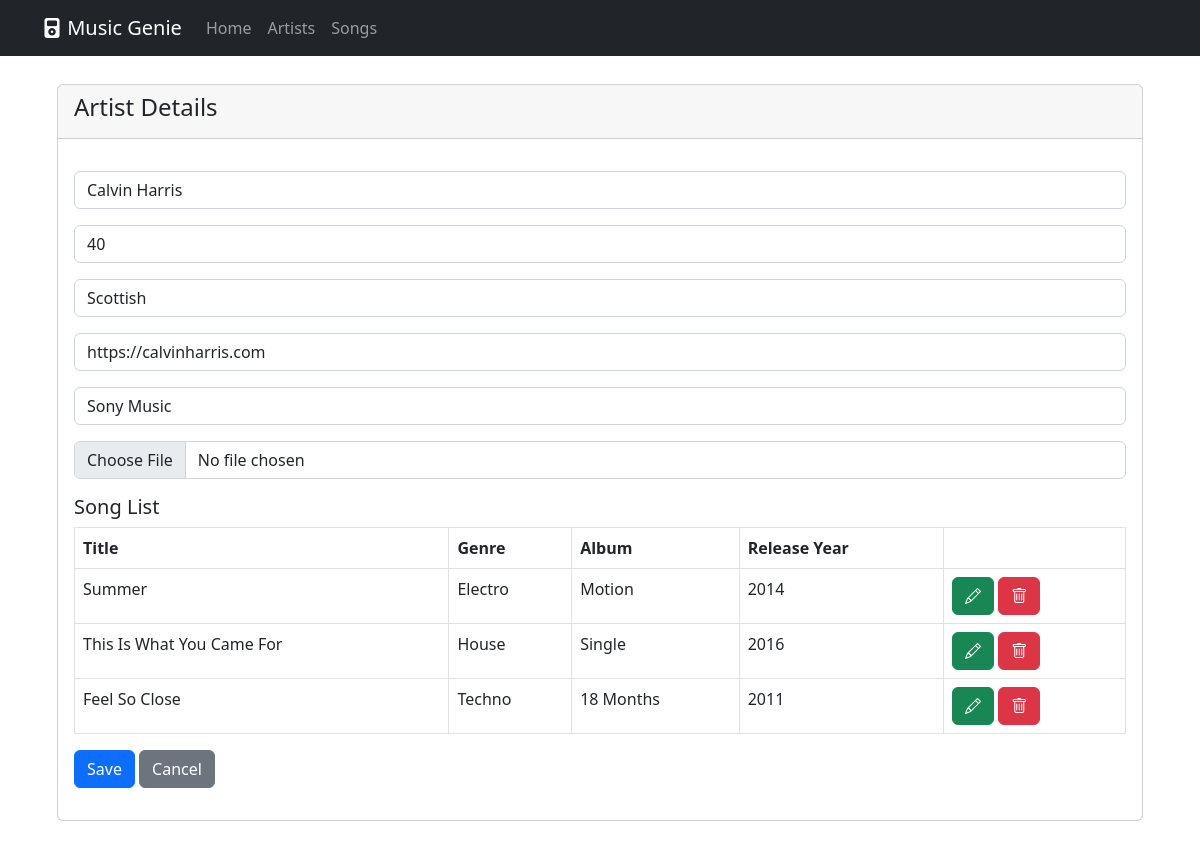
/artist-details/40/, run on the app's committed database.
### music_app/models.py (models this page shows, shortened)
class Artist(models.Model):
    id = models.AutoField(primary_key=True)
    name = models.CharField('', max_length=100, null=False)
    age = models.IntegerField('', null=True)
    nationality = models.CharField('', max_length=200)
    website = models.CharField('', max_length=100)
    label = models.CharField('', max_length=200)
    image = models.ImageField('', upload_to='images/', null=True)
    class Meta:
        verbose_name = 'Artist'
        verbose_name_plural = 'Artists'

class Song(models.Model):
    GENRE_CHOICES = [
        ('Afrobeats', 'Afrobeats'),
        ('Pop', 'Pop'),
        ('Jazz', 'Jazz'),
        ('Hip Hop', 'Hip Hop'),
        ('Gospel', 'Gospel'),
        ('R&B', 'R&B'),
        ('Classical', 'Classical'),
        ('Techno', 'Techno'),
        ('Rock', 'Rock'),
        ('Country', 'Country'),
        ('Indie Rock', 'Indie Rock'),
        ('Electro', 'Electro'),
        ('House', 'House'),
        ('Instrumental', 'Instrumental'),
        ('Soul', 'Soul'),
        ('Garage', 'Garage'),
    ]
    id = models.AutoField(primary_key=True)
    genre = models.CharField(max_length=60,choices = GENRE_CHOICES)
    title = models.CharField(max_length=100)
    release_year = models.IntegerField(null=True)
    album = models.CharField(max_length=80, null=True)
    artist = models.ForeignKey(Artist, on_delete=models.CASCADE)
    class Meta:
        verbose_name = "Song"
        verbose_name_plural = "Songs"

### music_app/views.py (the view)
# urls.py: path('artist-details/<int:pk>/', ArtistUpdateView.as_view(), name='artist_details'),
class ArtistUpdateView(UpdateView):
    model = Artist
    form_class = ArtistForm
    template_name = 'edit_artist.html'
    success_url = reverse_lazy('artists')
    def get_context_data(self, *args, **kwargs):
        context = super(ArtistUpdateView, self).get_context_data(*args, **kwargs)
        id  = self.kwargs['pk']
        songs = Song.objects.filter(artist_id=id)
        context['songs'] =  songs
        return context

### music_app/forms.py
class ArtistForm(ModelForm):
    class Meta:
        model = Artist
        fields = "__all__"
        widgets = {
            'name': TextInput(attrs={'required': True, 'class': "form-control", 'placeholder': 'Artist Name'}),
            'age': NumberInput(attrs={'class': "form-control", 'placeholder': 'Age'}),
            'nationality': TextInput(attrs={'class': "form-control", 'placeholder': 'Nationality'}),
            'website': TextInput(attrs={'required': False, 'class': "form-control", 'placeholder': 'Website'}),
            'label': TextInput(attrs={'class': "form-control", 'placeholder': 'Record Label'}),
            'image': FileInput(attrs={'class': "img-thumbnail"})
        }
    def __init__(self, *args, **kwargs):
        super().__init__(*args, **kwargs)
        self.helper = FormHelper()
        self.helper.form_tag = False
        self.helper.layout = Layout(
            'name',
            'age',
            'nationality',
            'website',
            'label',
            'image',
            HTML(
                """{% if form.instance.image %}<img class="img-thumbnail" src="{{ form.instance.image.url }}">{% endif %}""")
        )

### templates/edit_artist.html (shortened to what this page needs)
{% extends '_base.html' %}
{% load crispy_forms_tags %}
{% block content %}
<div class="card">
    <div class="card-header card-header-secondary">
        <h4 class="card-title">Artist Details</h4>
    </div>
    <div class="card-body">
        <p class="card-text">
        <form method="post" enctype="multipart/form-data" novalidate>
            {{ form | crispy }}
            {% if songs %}
            <p class="card-text">
                <h5 class="card-title">Song List</h5>
                <table class="table table-bordered striped table-hover">
                    <thead>
                        <tr>
                            <th scope="col">Title</th>
                            <th scope="col">Genre</th>
                            <th scope="col">Album</th>
                            <th scope="col">Release Year</th>
                            <th scope="col"></th>
                        </tr>
                    </thead>
                    <tbody>
                        {% for song in songs %}
                        <tr>
                            <td>{{song.title}}</td>
                            <td>{{song.genre}}</td>
                            <td>{{song.album}}</td>
                            <td>{{song.release_year}}</td>
                            <td>
                                <a href="/song-details/{{song.id}}" class="btn btn btn-success" type="button"><i class="bi bi-pencil"></i></a>
                                <a href="/song-delete/{{song.id}}" class="btn btn btn-danger" type="button"><i class="bi bi-trash"></i></a>
                            </td>
                        </tr>
                        {% endfor %}
                    </tbody>
                </table>
            </p>
            {% endif %}
            <button type="submit" class="btn btn-primary">Save</button> <a href="{% url 'artists' %}" class="btn btn-secondary">Cancel</a>
        </form>
        </p>
    </div>
</div>
{% endblock content %}

### data on the page
Artist: name "Calvin Harris", age "40", nationality "Scottish", website "https://calvinharris.com", label "Sony Music"
Song: title "Summer", genre "Electro", album "Motion", release_year "2014"
Song: title "This Is What You Came For", genre "House", album "Single", release_year "2016"
Song: title "Feel So Close", genre "Techno", album "18 Months", release_year "2011"
